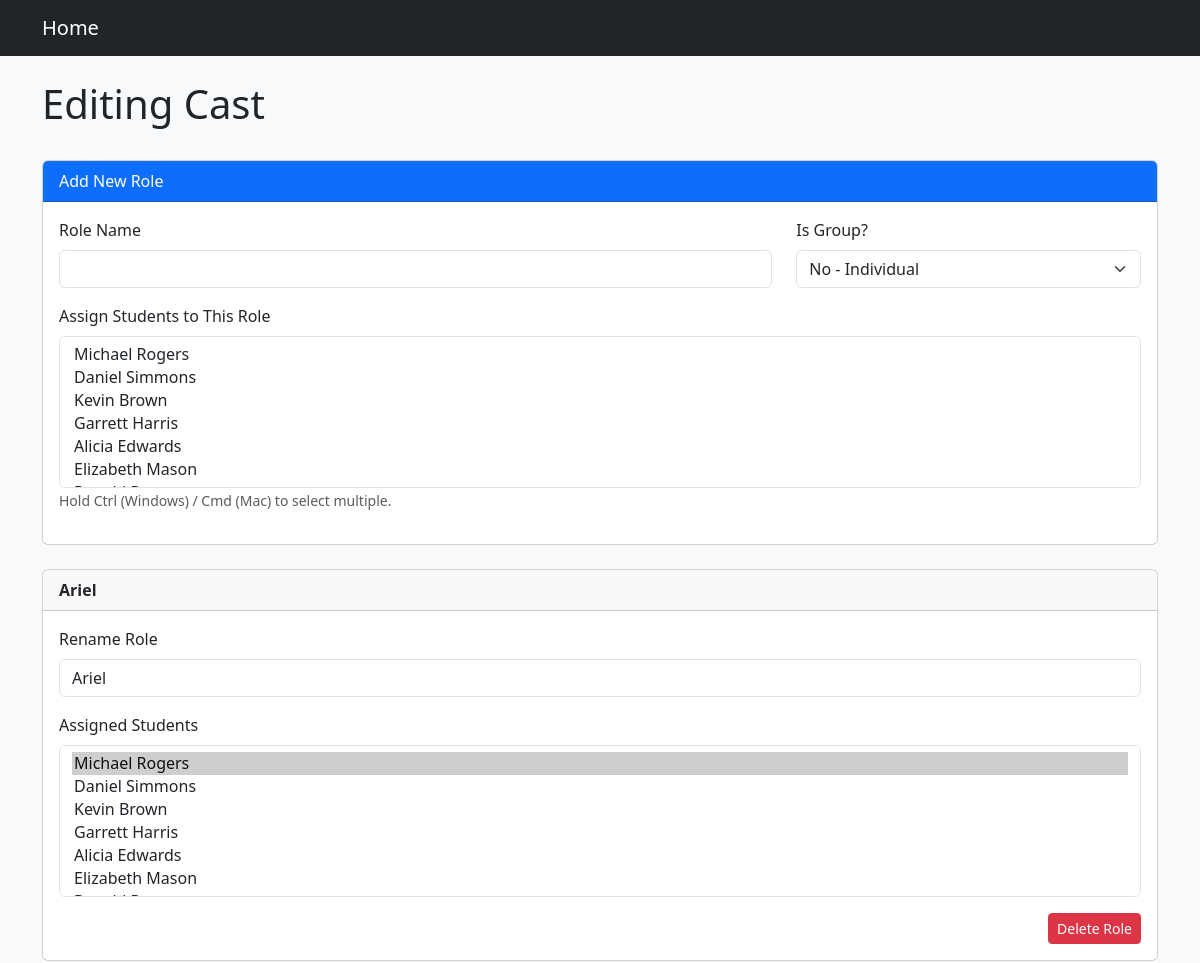
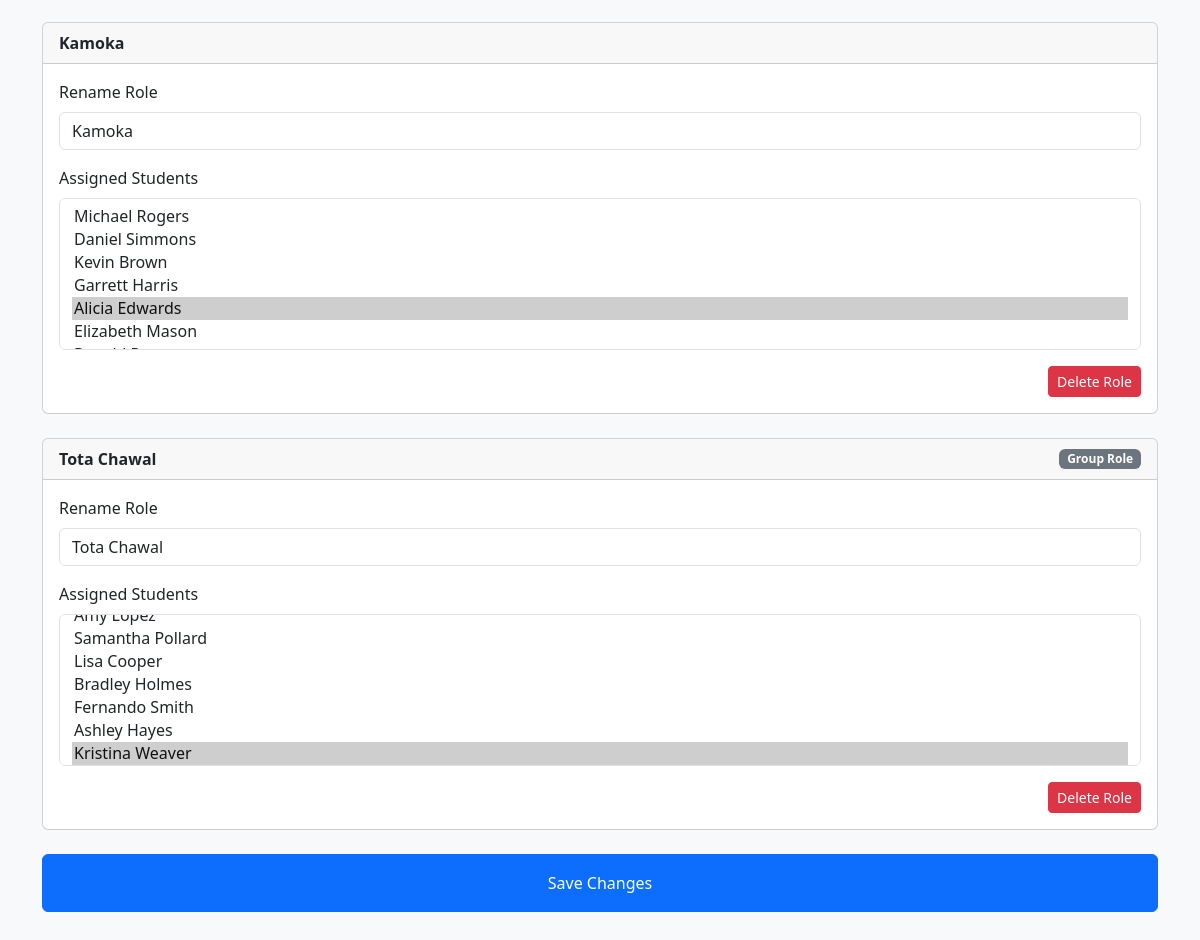
/edit/1/cast, run on an earlier commit of the app's database (2 pictures, top to bottom).
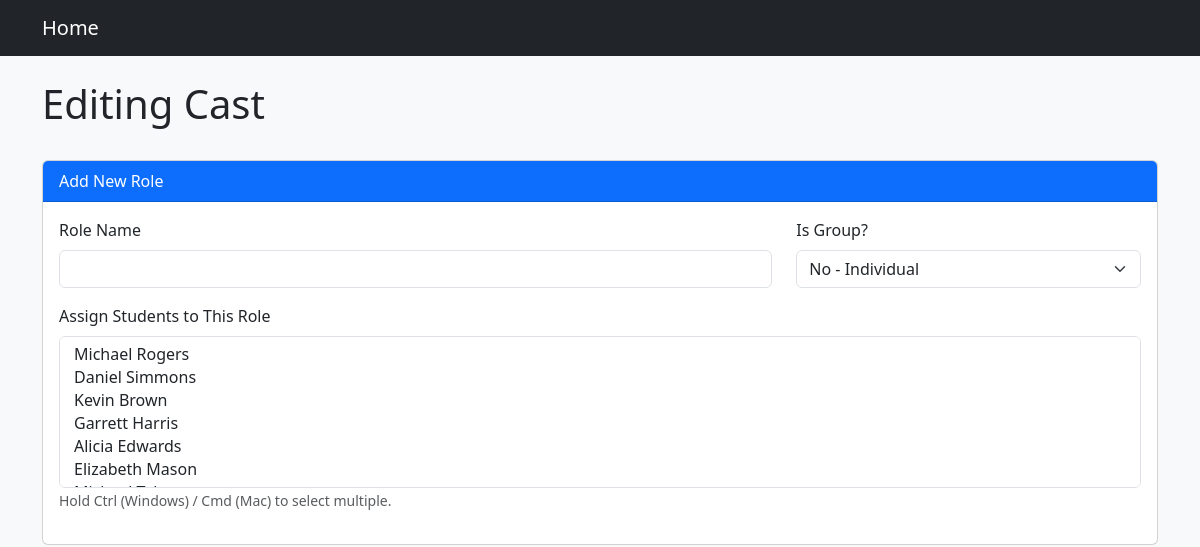
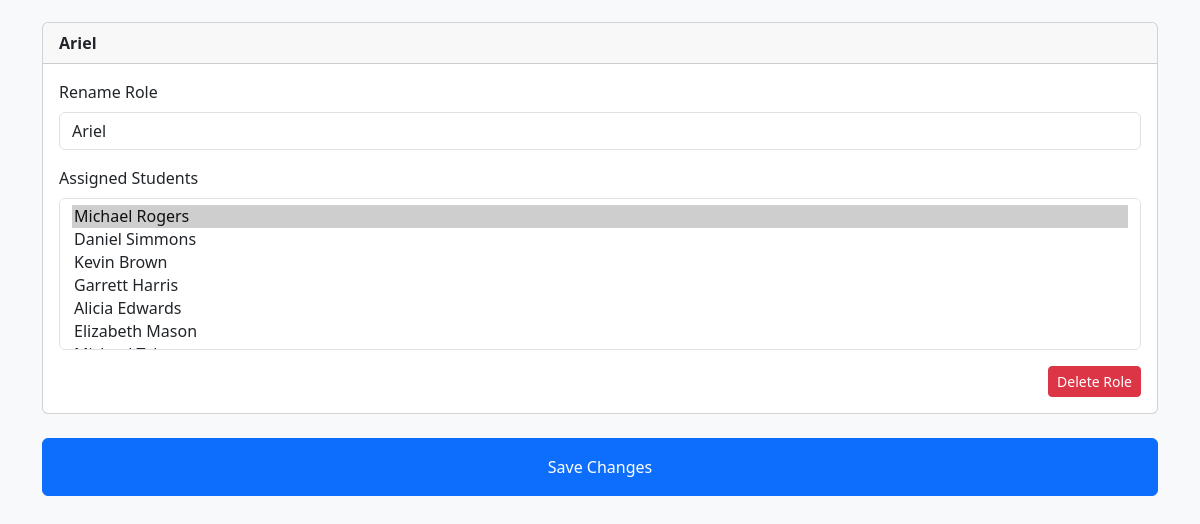
And on a later commit of the database (2 pictures, top to bottom).
### App/models.py (models this page shows, shortened)
class Role(db.Model):
    __tablename__ = "role"
    id = Column(Integer, primary_key=True, nullable=False)
    name = Column(String)
    production_id = Column(Integer, ForeignKey("production.id"))
    is_group = Column(Boolean, default=False)
    students = relationship("Students", secondary="role_assignment", back_populates="roles")
    songs = relationship("Song", secondary="song_assignment", back_populates="singers")

### App/routes.py (the view)
@edit.get("/<int:production_id>/cast")
def edit_cast(production_id):
    production = Production.query.get(production_id)
    roles = Role.query.filter_by(production_id=production.id).all()
    students = Students.query.filter_by(is_crew=False).all()
    return render_template("edit/cast.jinja", production=production, roles=roles, students=students)

### App/templates/edit/cast.jinja (shortened to what this page needs)
{% extends "edit/base.jinja" %}
{% block content %}
<div>
    <h1 class="pb-4">Editing Cast</h1>
</div>
<form method="POST" action="">
    <div class="card mb-4">
        <div class="card-header bg-primary text-white">
            Add New Role
        </div>
        <div class="card-body">
            <div class="row">
                <div class="col-md-8 mb-3">
                    <label class="form-label">Role Name</label>
                    <input type="text" class="form-control" name="new_role_name">
                </div>
                <div class="col-md-4 mb-3">
                    <label class="form-label">Is Group?</label>
                    <select class="form-select" name="new_role_is_group">
                        <option value="0">No - Individual</option>
                    </select>
                </div>
                <div class="col-md-12 mb-3">
                    <label class="form-label">Assign Students to This Role</label>
                    <select class="form-select" name="new_role_students[]" multiple size="6">
                        {% for student in students %}
                            <option value="{{ student.id }}">{{ student.name }}</option>
                        {% endfor %}
                    </select>
                    <small class="text-muted">Hold Ctrl (Windows) / Cmd (Mac) to select multiple.</small>
                </div>
            </div>
        </div>
    </div>
    {% for role in roles %}
    <div class="card mb-4">
        <div class="card-header d-flex justify-content-between align-items-center">
            <strong>{{ role.name }}</strong>
            {% if role.is_group %}
                <span class="badge bg-secondary">Group Role</span>
            {% endif %}
        </div>
        <div class="card-body">
            <div class="mb-3">
                <label class="form-label">Rename Role</label>
                <input type="text" class="form-control" name="role_name_{{ role.id }}" value="{{ role.name }}">
            </div>
            <label class="form-label">Assigned Students</label>
            <select name="role_students_{{ role.id }}[]" class="form-select" multiple size="6">
                {% for student in students %}
                    <option value="{{ student.id }}" {% if student in role.students %} selected {% endif %}>
                        {{ student.name }}
                    </option>
                {% endfor %}
            </select>
            <div class="mt-3 text-end">
                <button name="delete_role" value="{{ role.id }}" class="btn btn-danger btn-sm">
                    Delete Role
                </button>
            </div>
        </div>
    </div>
    {% endfor %}
    <div class="pb-5 mt-4">
        <button class="p-3 btn btn-primary w-100">Save Changes</button>
    </div>
</form>
{% endblock %}

What changed in the data, as far as the page shows it:
removed Role: name "Kamoka", value "Michael Rogers / Daniel Simmons / Kevin Brown / Garrett Harris / Alicia Edwards ☑ / Elizabeth Mason", {{ role.id }} 2 (drawn), Students ({{ student.id }} 1 (drawn)), Students ({{ student.id }} 2 (drawn)), Students ({{ student.id }} 3 (drawn)), Students ({{ student.id }} 4 (drawn)), Students ({{ student.id }} 6 (drawn)), Students ({{ student.id }} 7 (drawn))
removed Role: name "Tota Chawal", is_group "Group Role", value "Samantha Pollard / Lisa Cooper / Bradley Holmes / Fernando Smith / Ashley Hayes / Kristina Weaver ☑", {{ role.id }} 3 (drawn), Students ({{ student.id }} 42 (drawn)), Students ({{ student.id }} 43 (drawn)), Students ({{ student.id }} 44 (drawn)), Students ({{ student.id }} 45 (drawn)), Students ({{ student.id }} 46 (drawn)), Students ({{ student.id }} 47 (drawn)), Students ({{ student.id }} 49 (drawn))
